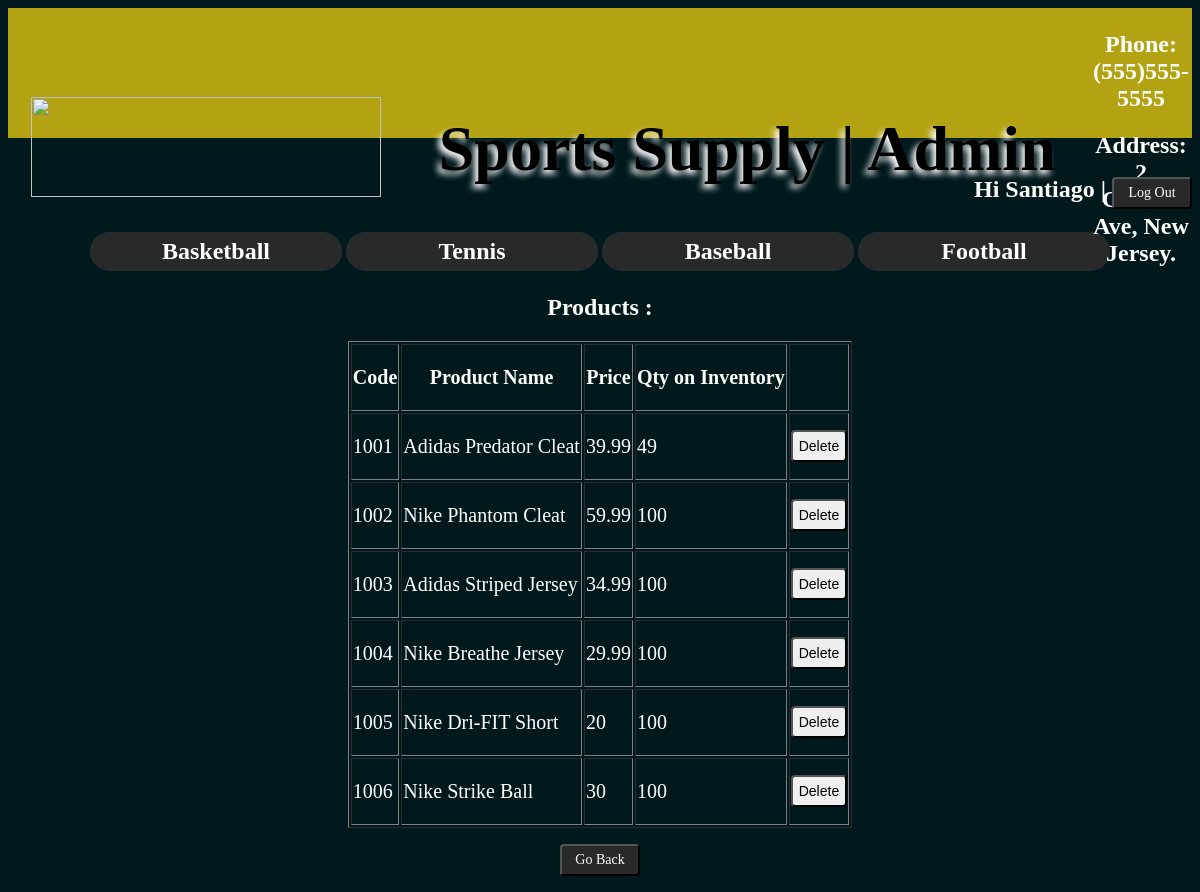
The page /Soccer.php (signed in) on the database its author committed.
### tables this page shows
CREATE TABLE `product` (
  `Product_ID` varchar(15) NOT NULL,
  `PName` varchar(30) NOT NULL,
  `Pquantity` int(11) NOT NULL,
  `cost` float NOT NULL,
  `description` varchar(100) NOT NULL,
  `image` varchar(30) NOT NULL,
  `Cat_type` varchar(10) NOT NULL
);

### Soccer.php (the view, shortened to what this page needs)
<?php
    require('database.php');
?>
<?php if ($_SESSION['is_valid_user'] && $_SESSION['userType'] == 'Admin') { ?>
<!DOCTYPE html>
<html>
<head>
    <link rel="stylesheet" type="text/css" href="styles.css">
</head>
<body>
    <div class="top">
        <table align="center">
            <tr>
                <td align="center" width="400"><img src="Images/santilogo2.png" width="350" height="100"></td>
                <td width="800" align="center" >
                    <h1>Sports Supply | Admin </h1>
                </td>
                <td >
                     <h2>Phone: (555)555-5555</h2>
                     <h2>Address: 2 Central Ave, New Jersey.</h2>
                </td>
            </tr>
        </table>
    </div>
    <br>
    <h2 align="right"> Hi <?php echo $_SESSION['userName']; ?> |
            <a href="Logout.php"><button class="register" type="button">Log Out</button></a>
    </h2>
    <table align="center">
        <tr>
            <td>
                <nav><a href="Basketball.php"> Basketball </a></nav>
            </td>
            <td>
                <nav><a href="Tennis.php"> Tennis </a></nav>
            </td>
            <td>
                <nav><a href="Baseball.php"> Baseball </a></nav>
            </td>
            <td>
                <nav><a href="Football.php"> Football </a></nav>
            </td>
        </tr>
    </table>
<?php
    global $db;
    $query = 'SELECT * FROM product WHERE Cat_type = "SCC"';
    $statement = $db->prepare($query);
    $statement->execute();
    $products = $statement->fetchAll();
?>
    <h2 align="center">Products : </h2>
        <table align="center" class="white" border="1">
            <tr>
                <th><p class="form">Code</p></th>
                <th><p class="form">Product Name</p></th>
                <th><p class="form">Price</p></th>
                <th><p class="form">Qty on Inventory</p></th>
                <th>&nbsp;</th>
            </tr>
            <?php foreach ($products as $product) : ?>
            <tr>
                <td><p class="form"><?php echo $product['Product_ID']; ?></p></td>
                <td><p class="form"><?php echo $product['PName']; ?></p></td>
                <td><p class="form"><?php echo $product['cost']; ?></p></td>
                <td><p class="form"><?php echo $product['Pquantity']; ?></p></td>
                <td><form action="deleteProduct.php" method="post">
                    <input type="submit" value="Delete">
                </form></td>
            </tr>
            <?php endforeach; ?>
        </table>
        <p align="center"><a href="admin.php"><button class="register" type="button">Go Back</button></a></p>
</body>
</html>
<?php }
    else{
        header("Location:index.php");
    }
?>

### styles.css (style rules this page uses)
div.top { background-color: #B3A211; height: 130px; text-align: center; vertical-align: center; }
body { background-color: #01191D; }
h1 { color: black; text-shadow: -4px 4px 6px white; font-size: 400% }
h2 { color: white; font-family: cursive; }
td { vertical-align: center; }
button { padding: 6px; font-size: 14px; border-radius: 4px; }
input { padding: 6px; font-size: 14px; border-radius: 4px; }
p.form { font-size: 20px; font-family: cursive; color: white; }
button.register { background-color: #282929; color: white; font-family: cursive; font-size: 14px; border-radius: 4px; width: 80px; }
nav { font-weight: bold; background-color: #282929; text-align: center; width: 10em; font-size: 150%; padding: 6px; border-radius: 30px; }
a { text-decoration: none; color: white; }

### rows shown on the page
product: Product_ID "1001", PName "Adidas Predator Cleat", cost "39.99", Pquantity "49"
product: Product_ID "1002", PName "Nike Phantom Cleat", cost "59.99", Pquantity "100"
product: Product_ID "1003", PName "Adidas Striped Jersey", cost "34.99", Pquantity "100"
product: Product_ID "1004", PName "Nike Breathe Jersey", cost "29.99", Pquantity "100"
product: Product_ID "1005", PName "Nike Dri-FIT Short", cost "20", Pquantity "100"
product: Product_ID "1006", PName "Nike Strike Ball", cost "30", Pquantity "100"

### other values the page prints
$_SESSION['userName'] "Santiago"
